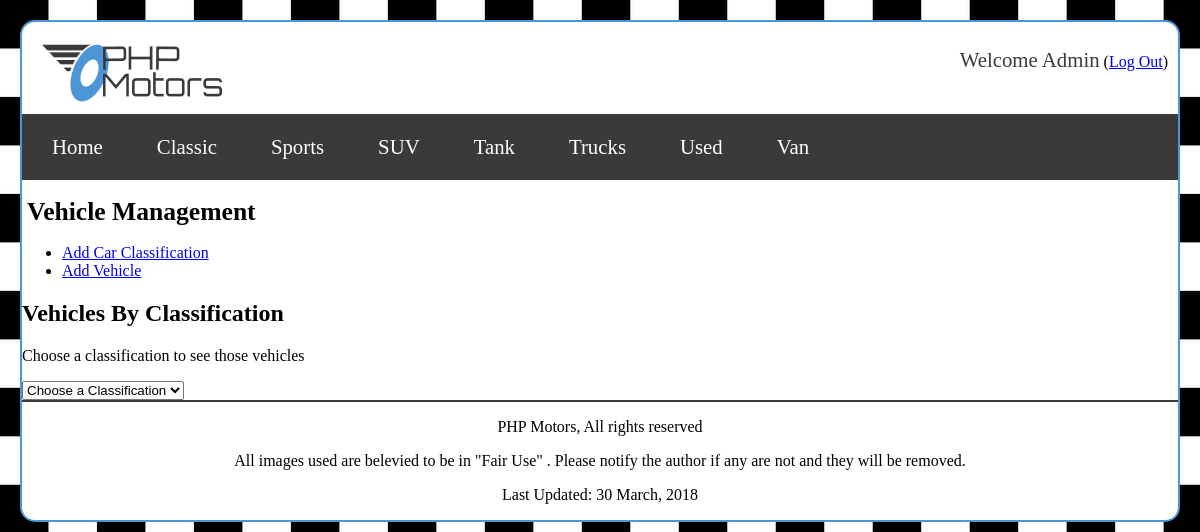
Screenshot of /vehicles/index.php (signed in) with the database file from the repository.
### tables this page shows
CREATE TABLE `carclassification` (
  `classificationId` int(11) NOT NULL,
  `classificationName` varchar(30) NOT NULL
);

### vehicles/index.php (called while the page is built, shortened)
<?php
require_once('../model/main-model.php');
$depth=1;
if ($depth==0)
	$depth_str="";
else
	$depth_str="../";
	$action = filter_input(INPUT_POST,'action');
	if($action == NULL)
	{
	$action = filter_input(INPUT_GET, 'action');
	}
	$target_view='';
switch($action)
{
	default:
		$target_view='../view/vehicle-management.php';
		break;
}
include($target_view);
?>

### model/main-model.php (the view, shortened to what this page needs)
<?php
function getClassifications()
{
	$db = createConnection();
	$sql = 'SELECT classificationName, classificationID as cNum FROM carclassification ORDER BY classificationName ASC';
	$stmt = $db->prepare($sql);
	$stmt->execute();
	$classifications = $stmt->fetchAll();
	return $classifications;
}
function buildClassifiicationList($classifications)
{
	 $classificationList = '<select name="classificationId" id="classificationList">';
	$classificationList .= "<option>Choose a Classification</option>";
	foreach ($classifications as $classification)
	{
	$classificationList .= "<option value='$classification[cNum]'>$classification[classificationName]</option>";
	}
 $classificationList .= '</select>';
 return $classificationList;
}
?>

### structure/nav.php (shortened to what this page needs)
<?php
	require_once($depth_str.'model/main-model.php');
	$class=getClassifications();
?>
<nav>
<ul>
<li><a href='<?php echo $depth_str;?>index.php' title='View the PHP Motors home page'>Home</a></li>
<?php
foreach ($class as $c)
{
	echo "<li";
	if($action==$c['classificationName']) echo " id='nav_active'";
	echo "><a href='".$depth_str."../phpmotors/vehicles/?action=classification&class=".urlencode($c['classificationName'])."' title='View our ".$c['classificationName']." page'>".$c['classificationName']."</a></li>\n";
}
?>
</ul>
</nav>

### css/style.css (style rules this page uses)
html { background-image: url('../images/site/small_check.jpg'); }
body { border: 2px solid #4c96d7; border-radius: 15px; background-color: white; margin: 20px; }
nav { background-color: #3a3a3a; padding: 5px; }
nav li { padding: 0px 25px; font-size: 1.3em; }
nav a { text-decoration: none; color: #ffffff; }
nav li { display: inline; }
nav ul { padding: 0px; }
form label,input,textarea,select { display: block; }
@media (min-width: 500px) { nav li { display: inline; } }

### rows the page displays
carclassification: classificationName "Classic"
carclassification: classificationName "Sports"
carclassification: classificationName "SUV"
carclassification: classificationName "Tank"
carclassification: classificationName "Trucks"
carclassification: classificationName "Used"
carclassification: classificationName "Van"

### other values shown
$_SESSION['clientData']['clientFirstname'] "Admin"
